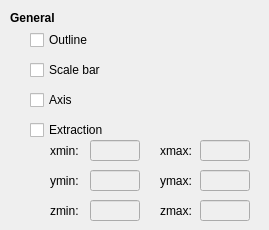
              <widget class="QWidget" name="widget_9" native="true">
               <property name="minimumSize">
                <size>
                 <width>269</width>
                 <height>230</height>
                </size>
               </property>
               <property name="maximumSize">
                <size>
                 <width>269</width>
                 <height>16777215</height>
                </size>
               </property>
               <property name="layoutDirection">
                <enum>Qt::LeftToRight</enum>
               </property>
               <widget class="QLabel" name="label_22">
                <property name="geometry">
                 <rect>
                  <x>160</x>
                  <y>200</y>
                  <width>40</width>
                  <height>21</height>
                 </rect>
                </property>
                <property name="maximumSize">
                 <size>
                  <width>50</width>
                  <height>16777215</height>
                 </size>
                </property>
                <property name="text">
                 <string>zmax:</string>
                </property>
               </widget>
               <widget class="QLineEdit" name="xmin_LE">
                <property name="enabled">
                 <bool>false</bool>
                </property>
                <property name="geometry">
                 <rect>
                  <x>90</x>
                  <y>140</y>
                  <width>50</width>
                  <height>21</height>
                 </rect>
                </property>
                <property name="minimumSize">
                 <size>
                  <width>0</width>
                  <height>0</height>
                 </size>
                </property>
                <property name="maximumSize">
                 <size>
                  <width>50</width>
                  <height>16777215</height>
                 </size>
                </property>
               </widget>
               <widget class="QCheckBox" name="axis_CB">
                <property name="geometry">
                 <rect>
                  <x>30</x>
                  <y>90</y>
                  <width>86</width>
                  <height>20</height>
                 </rect>
                </property>
                <property name="toolTip">
                 <string>Check to show the xyz axis representation.</string>
                </property>
                <property name="text">
                 <string>Axis</string>
                </property>
               </widget>
               <widget class="QLabel" name="label_18">
                <property name="geometry">
                 <rect>
                  <x>50</x>
                  <y>140</y>
                  <width>40</width>
                  <height>21</height>
                 </rect>
                </property>
                <property name="maximumSize">
                 <size>
                  <width>50</width>
                  <height>16777215</height>
                 </size>
                </property>
                <property name="text">
                 <string>xmin:</string>
                </property>
               </widget>
               <widget class="QCheckBox" name="extract_CB">
                <property name="geometry">
                 <rect>
                  <x>30</x>
                  <y>120</y>
                  <width>91</width>
                  <height>20</height>
                 </rect>
                </property>
                <property name="toolTip">
                 <string>Check to specify the range of data to be visualized</string>
                </property>
                <property name="text">
                 <string>Extraction</string>
                </property>
               </widget>
               <widget class="QLabel" name="label_21">
                <property name="geometry">
                 <rect>
                  <x>50</x>
                  <y>170</y>
                  <width>40</width>
                  <height>21</height>
                 </rect>
                </property>
                <property name="maximumSize">
                 <size>
                  <width>50</width>
                  <height>16777215</height>
                 </size>
                </property>
                <property name="text">
                 <string>ymin:</string>
                </property>
               </widget>
               <widget class="QLabel" name="label_23">
                <property name="geometry">
                 <rect>
                  <x>50</x>
                  <y>200</y>
                  <width>40</width>
                  <height>21</height>
                 </rect>
                </property>
                <property name="maximumSize">
                 <size>
                  <width>50</width>
                  <height>16777215</height>
                 </size>
                </property>
                <property name="text">
                 <string>zmin:</string>
                </property>
               </widget>
               <widget class="QLabel" name="label_20">
                <property name="geometry">
                 <rect>
                  <x>160</x>
                  <y>170</y>
                  <width>40</width>
                  <height>21</height>
                 </rect>
                </property>
                <property name="maximumSize">
                 <size>
                  <width>50</width>
                  <height>16777215</height>
                 </size>
                </property>
                <property name="text">
                 <string>ymax:</string>
                </property>
               </widget>
               <widget class="QLineEdit" name="xmax_LE">
                <property name="enabled">
                 <bool>false</bool>
                </property>
                <property name="geometry">
                 <rect>
                  <x>200</x>
                  <y>140</y>
                  <width>50</width>
                  <height>21</height>
                 </rect>
                </property>
                <property name="minimumSize">
                 <size>
                  <width>0</width>
                  <height>0</height>
                 </size>
                </property>
                <property name="maximumSize">
                 <size>
                  <width>50</width>
                  <height>16777215</height>
                 </size>
                </property>
               </widget>
               <widget class="QLineEdit" name="zmax_LE">
                <property name="enabled">
                 <bool>false</bool>
                </property>
                <property name="geometry">
                 <rect>
                  <x>200</x>
                  <y>200</y>
                  <width>50</width>
                  <height>21</height>
                 </rect>
                </property>
                <property name="minimumSize">
                 <size>
                  <width>0</width>
                  <height>0</height>
                 </size>
                </property>
                <property name="maximumSize">
                 <size>
                  <width>50</width>
                  <height>16777215</height>
                 </size>
                </property>
               </widget>
               <widget class="QCheckBox" name="scalarBar_CB">
                <property name="geometry">
                 <rect>
                  <x>30</x>
                  <y>60</y>
                  <width>86</width>
                  <height>20</height>
                 </rect>
                </property>
                <property name="toolTip">
                 <string>Check to show the scale bar for the data plotted (magnitude for vector data)</string>
                </property>
                <property name="text">
                 <string>Scale bar</string>
                </property>
               </widget>
               <widget class="QLineEdit" name="zmin_LE">
                <property name="enabled">
                 <bool>false</bool>
                </property>
                <property name="geometry">
                 <rect>
                  <x>90</x>
                  <y>200</y>
                  <width>50</width>
                  <height>21</height>
                 </rect>
                </property>
                <property name="minimumSize">
                 <size>
                  <width>0</width>
                  <height>0</height>
                 </size>
                </property>
                <property name="maximumSize">
                 <size>
                  <width>50</width>
                  <height>16777215</height>
                 </size>
                </property>
               </widget>
               <widget class="QLabel" name="label_19">
                <property name="geometry">
                 <rect>
                  <x>160</x>
                  <y>140</y>
                  <width>40</width>
                  <height>21</height>
                 </rect>
                </property>
                <property name="maximumSize">
                 <size>
                  <width>50</width>
                  <height>16777215</height>
                 </size>
                </property>
                <property name="text">
                 <string>xmax:</string>
                </property>
               </widget>
               <widget class="QCheckBox" name="outline_CB">
                <property name="geometry">
                 <rect>
                  <x>30</x>
                  <y>30</y>
                  <width>86</width>
                  <height>20</height>
                 </rect>
                </property>
                <property name="toolTip">
                 <string>Check to show the domain outline of visualizing data.</string>
                </property>
                <property name="text">
                 <string>Outline</string>
                </property>
               </widget>
               <widget class="QLineEdit" name="ymax_LE">
                <property name="enabled">
                 <bool>false</bool>
                </property>
                <property name="geometry">
                 <rect>
                  <x>200</x>
                  <y>170</y>
                  <width>50</width>
                  <height>21</height>
                 </rect>
                </property>
                <property name="minimumSize">
                 <size>
                  <width>0</width>
                  <height>0</height>
                 </size>
                </property>
                <property name="maximumSize">
                 <size>
                  <width>50</width>
                  <height>16777215</height>
                 </size>
                </property>
               </widget>
               <widget class="QLineEdit" name="ymin_LE">
                <property name="enabled">
                 <bool>false</bool>
                </property>
                <property name="geometry">
                 <rect>
                  <x>90</x>
                  <y>170</y>
                  <width>50</width>
                  <height>21</height>
                 </rect>
                </property>
                <property name="minimumSize">
                 <size>
                  <width>0</width>
                  <height>0</height>
                 </size>
                </property>
                <property name="maximumSize">
                 <size>
                  <width>50</width>
                  <height>16777215</height>
                 </size>
                </property>
               </widget>
               <widget class="QLabel" name="label_6">
                <property name="geometry">
                 <rect>
                  <x>10</x>
                  <y>10</y>
                  <width>59</width>
                  <height>16</height>
                 </rect>
                </property>
                <property name="font">
                 <font>
                  <weight>75</weight>
                  <bold>true</bold>
                 </font>
                </property>
                <property name="text">
                 <string>General</string>
                </property>
               </widget>
              </widget>
